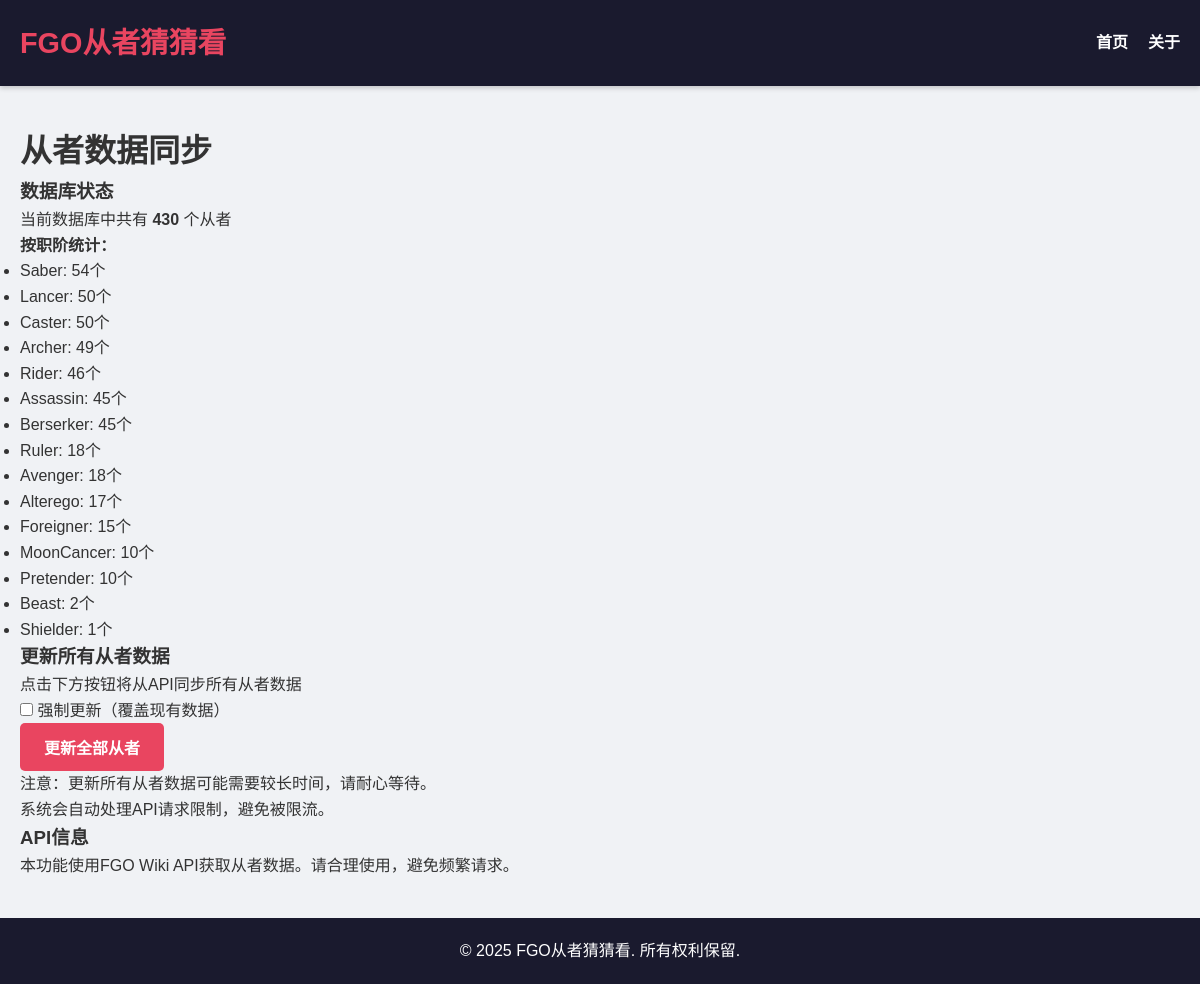
The page /admin/sync on the database its author committed.
### tables this page shows
CREATE TABLE servants (
        id INTEGER PRIMARY KEY,
        name TEXT NOT NULL,
        class_name TEXT NOT NULL,
        rarity INTEGER NOT NULL,
        gender TEXT NOT NULL,
        alignment TEXT NOT NULL,
        attribute TEXT NOT NULL,
        noble_phantasm_type TEXT NOT NULL,
        region TEXT DEFAULT "未知",
        card_deck TEXT NOT NULL,
        noble_phantasm_card TEXT DEFAULT "B",
        atk_90 INTEGER,
        hp_90 INTEGER
    );

### app/routes.py (the view, shortened to what this page needs)
@main.route('/admin/sync', methods=['GET', 'POST'])
def admin_sync():
    try:
        from app.models import get_all_servants
        servants = get_all_servants()
        servant_count = len(servants)
        class_stats = {}
        for servant in servants:
            if servant.class_name not in class_stats:
                class_stats[servant.class_name] = 0
            class_stats[servant.class_name] += 1
        sorted_class_stats = dict(sorted(class_stats.items(), key=lambda x: x[1], reverse=True))
    except:
        servant_count = 0
        sorted_class_stats = {}
    return render_template(
        'admin/sync.html',  # 使用正确的模板路径
        servant_count=servant_count,
        class_stats=sorted_class_stats
    )

### app/db.py (called while the page is built)
def get_db_connection():
    os.makedirs(os.path.dirname(DATABASE_PATH), exist_ok=True)
    conn = sqlite3.connect(str(DATABASE_PATH))
    conn.row_factory = sqlite3.Row
    return conn

### app/models.py (called while the page is built)
def get_all_servants():
    conn = get_db_connection()
    servants = []
    cursor = conn.execute('SELECT * FROM servants ORDER BY id')
    for row in cursor:
        traits_cursor = conn.execute('SELECT trait FROM traits WHERE servant_id = ?', (row['id'],))
        traits = [trait[0] for trait in traits_cursor.fetchall()]
        aliases_cursor = conn.execute('SELECT alias FROM aliases WHERE servant_id = ?', (row['id'],))
        aliases = [alias[0] for alias in aliases_cursor.fetchall()]
        servant = Servant.from_db_row(row, traits, aliases)
        servants.append(servant)
    conn.close()
    return servants

    @classmethod
    def from_db_row(cls, row, traits=None, aliases=None):
        try:
            card_deck = json.loads(row['card_deck'])
        except:
            card_deck = ["Q", "A", "A", "B", "B"]
        return cls(
            id=row['id'],
            name=row['name'],
            class_name=row['class_name'],
            rarity=row['rarity'],
            gender=row['gender'],
            alignment=row['alignment'],
            attribute=row['attribute'],
            noble_phantasm_type=row['noble_phantasm_type'],
            region=row['region'],
            card_deck=card_deck,
            traits=traits or [],
            aliases=aliases or [],
            noble_phantasm_card=row['noble_phantasm_card'],
            atk_90=row['atk_90'],
            hp_90=row['hp_90']
        )

### app/templates/admin/sync.html (shortened to what this page needs)
{% extends 'base.html' %}
{% block content %}
<div class="admin-container">
    <h1>从者数据同步</h1>
    <div class="stats-container">
        <h3>数据库状态</h3>
        <p>当前数据库中共有 <strong>{{ servant_count }}</strong> 个从者</p>
        {% if class_stats %}
        <div class="class-stats">
            <h4>按职阶统计：</h4>
            <ul>
                {% for class_name, count in class_stats.items() %}
                <li>{{ class_name }}: {{ count }}个</li>
                {% endfor %}
            </ul>
        </div>
        {% endif %}
    </div>
    <div class="sync-card">
        <h3>更新所有从者数据</h3>
        <p>点击下方按钮将从API同步所有从者数据</p>
        <form method="post">
            <div class="form-check">
                <input type="checkbox" id="force-update" name="force_update">
                <label for="force-update">强制更新（覆盖现有数据）</label>
            </div>
            <button type="submit" class="btn btn-primary">
                 更新全部从者
            </button>
            <div class="note">
                <p>注意：更新所有从者数据可能需要较长时间，请耐心等待。</p>
                <p>系统会自动处理API请求限制，避免被限流。</p>
            </div>
        </form>
    </div>
    <div class="api-info">
        <h3>API信息</h3>
        <p>本功能使用FGO Wiki API获取从者数据。请合理使用，避免频繁请求。</p>
    </div>
</div>
{% endblock %}

### app/templates/base.html (shortened to what this page needs)
<!DOCTYPE html>
<html lang="zh-CN">
<head>
    <link rel="stylesheet" href="{{ url_for('static', filename='css/style.css') }}">
</head>
<body>
    <header>
        <nav>
            <div class="container">
                <h1 class="logo">FGO从者猜猜看</h1>
                <ul class="nav-links">
                    <li><a href="{{ url_for('main.index') }}">首页</a></li>
                    <li><a href="{{ url_for('main.about') }}">关于</a></li>
                </ul>
            </div>
        </nav>
    </header>
    <main>
        <div class="container">
            {% block content %}{% endblock %}
        </div>
    </main>
    <footer>
        <div class="container">
            <p>&copy; 2025 FGO从者猜猜看. 所有权利保留.</p>
        </div>
    </footer>
</body>
</html>

### app/static/css/style.css (style rules this page uses)
* { box-sizing: border-box; margin: 0; padding: 0; }
body { font-family: 'Arial', sans-serif; line-height: 1.6; background-color: #f0f2f5; color: #333; }
.container { max-width: 1500px; margin: 0 auto; padding: 0 20px; }
header { background-color: #1a1a2e; color: #fff; padding: 20px 0; box-shadow: 0 2px 5px rgba(0,0,0,0.2); }
nav .container { display: flex; justify-content: space-between; align-items: center; }
.logo { font-size: 1.8rem; font-weight: 700; color: #e94560; }
.nav-links { display: flex; list-style: none; }
.nav-links li { margin-left: 20px; }
.nav-links a { color: #fff; text-decoration: none; font-weight: 600; transition: color 0.3s; }
main { padding: 40px 0; min-height: calc(100vh - 160px); }
.btn { display: inline-block; padding: 12px 24px; border: none; border-radius: 5px; cursor: pointer; text-decoration: none; font-size: 1rem; font-weight: 600; transition: all 0.3s ease; text-align: center; }
.btn-primary { background-color: #e94560; color: #fff; }
footer { background-color: #1a1a2e; color: #fff; text-align: center; padding: 20px 0; }

### rows shown on the page
servants: class_name "Saber", count "54"
servants: class_name "Lancer", count "50"
servants: class_name "Caster", count "50"
servants: class_name "Archer", count "49"
servants: class_name "Rider", count "46"
servants: class_name "Assassin", count "45"
servants: class_name "Berserker", count "45"
servants: class_name "Ruler", count "18"
servants: class_name "Avenger", count "18"
servants: class_name "Alterego", count "17"
servants: class_name "Foreigner", count "15"
servants: class_name "MoonCancer", count "10"
servants: class_name "Pretender", count "10"
servants: class_name "Beast", count "2"
servants: class_name "Shielder", id "1"

### other values the page prints
{{ servant_count }} "430"
